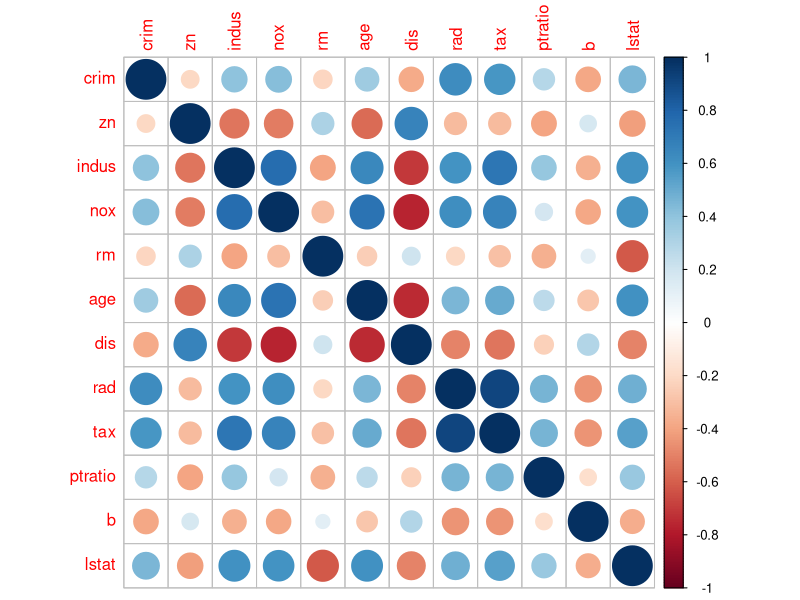

R code for this plot:
# ----------------------- Multi-collinearity
install.packages('mlbench')

require(datasets)
require(dplyr)
require(caret)
require(ggplot2)
require(plotly)
require(car)
require(mlbench)
require(corrplot)

# Handlecar# Handle multi-collinearity, i.e. presence of highly correlated predictors (x)
# use 0.7 as a threshold off multi-collinearity

data("BostonHousing")

data <- BostonHousing
head(data)

# drop response variable (y) for calculating multicollinearity
data_v2 <- data%>%
  select(c(-medv))%>%
  select(where(is.numeric))

head(data_v2)

data_cor <- cor(data_v2)
print(data_cor)

corrplot(data_cor)

# check highly correlated variables with corresponding threshold
highly_correlated <- findCorrelation(data_cor, cutoff = 0.7)
print(highly_correlated)
highly_cor_col <- names(data_v2)[highly_correlated]
print(highly_cor_col)

data3 <- data_v2%>%
  select(c(-highly_cor_col))

highly_cor_col

head(data3)
dim(data3)
dim(data_v2)

cor(data3)

# Choose a Variance Inflation Factor (VIF) cutoff under which a variable is retained (zuur et al. 2010)
# vif > 10 multi-collinearity
# can also reject predictors with vf 5-10
fit <- lm(medv~., data=data)
summary(fit)
vif(fit)

df <- cbind(BostonHousing$medv, data3)
df <- as.data.frame(df)
names(df) <- c('medv','crim', 'zn', 'rm', 'age', 'rad', 'ptratio', 'b', 'lstat')
head(df)
fit2 <- lm(medv~.,data=df)
summary(fit2)

vif(fit2)
